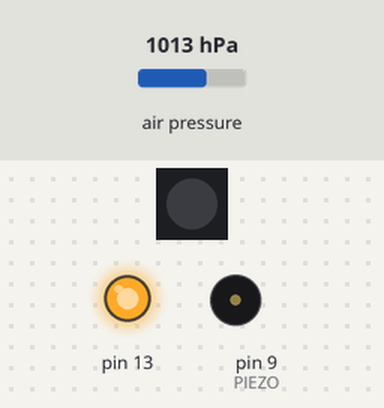
A sketch run on a simulated Arduino Uno, built with avr-gcc and run on an emulated ATmega328P. Shown: 1 RGB LEDs in strip order, left to right, output pins drawn as LEDs (lit = HIGH), buzzer (waves = sounding). The test bench sets the inputs (shaded band); at power-on: air pressure 1013 hPa.

Above: at 1.2 s.
1.3 s: air pressure set to 952 hPa
At 2.56 s:
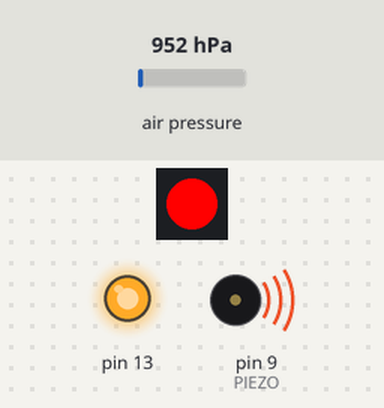
At 3.49 s:
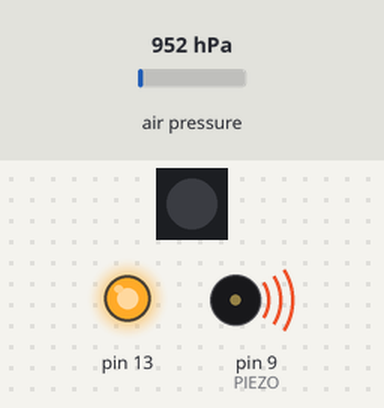
Timing chart, 0 to 10.3 s (numbered marks = the images above; inputs shaded):
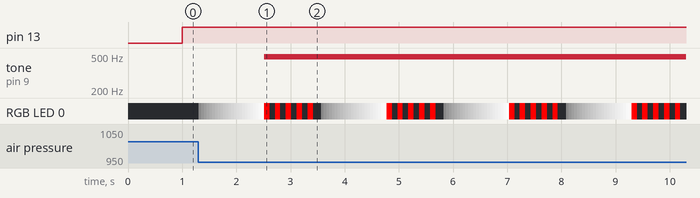

The sketch:

BMP085_hover.ino
```cpp
#include <Wire.h>
#include <Adafruit_BMP085.h>
#include <Adafruit_NeoPixel.h>
#include <avr/power.h>

#define LEDPIN 6

Adafruit_NeoPixel strip = Adafruit_NeoPixel(1, LEDPIN, NEO_GRB + NEO_KHZ800);

#define PIEZO 9

// Connect VCC of the BMP085 sensor to 3.3V (NOT 5.0V!)
// Connect GND to Ground
// Connect SCL to i2c clock - on '168/'328 Arduino Uno/Duemilanove/etc thats Analog 5
// Connect SDA to i2c data - on '168/'328 Arduino Uno/Duemilanove/etc thats Analog 4
// EOC is not used, it signifies an end of conversion
// XCLR is a reset pin, also not used here

Adafruit_BMP085 bmp;

long pmin, pmax, c, hover;
uint8_t c1 = 0;

void setup() {
  pinMode(13, OUTPUT);

  pmin = bmp.readPressure();
  pmax = pmin;
  c = 0;
  hover = 0;

  strip.begin();
  strip.show();

  pinMode(PIEZO, OUTPUT);
}

void loop() {
    long p = bmp.readPressure();

    if (c < 20) {
       if (p > pmax) pmax = p;
       if (p < pmin) pmin = p;
    } else {
       if (c == 20) {
          pmax += 10;
          pmin -= 10;
       }
       digitalWrite(13,  HIGH);

       if (p > pmax || p < pmin) {
           hover++;
           if (c1 < 240) {
              c1 += 10;
           } else {
              c1 = 255;

              // boom!
              boom();
           }
       } else {
          if (c1 > 10) {
              c1 -= 5;
          } else {
             c1 = 0;
          }

          if (p > pmax) pmax = p;
          if (p < pmin) pmin = p;

       }
        strip.setPixelColor(0, strip.Color(c1,c1,c1));
        strip.show();

    }

    if (c < 30) c++;

    delay(50);
}


void boom() {
  int i;
  for (i=0; i<5; i++) {
     strip.setPixelColor(0, strip.Color(255,0,0));
     strip.show();

     beep(100);

     strip.setPixelColor(0, strip.Color(0,0,0));
     strip.show();

     delay(100);
  }
  c1 = 0;
  hover = 0;

}

void beep(unsigned char delayms){
  analogWrite(PIEZO, 25);      // Almost any value can be used except 0 and 255
                           // experiment to get the best tone
  delay(delayms);          // wait for a delayms ms
  analogWrite(PIEZO, 0);       // 0 turns it off
  //delay(delayms);          // wait for a delayms ms
}
```

Measured:
- after the input at 1.3 s, tone on pin 9 (PIEZO): silent → 490 Hz after 1.2 s
